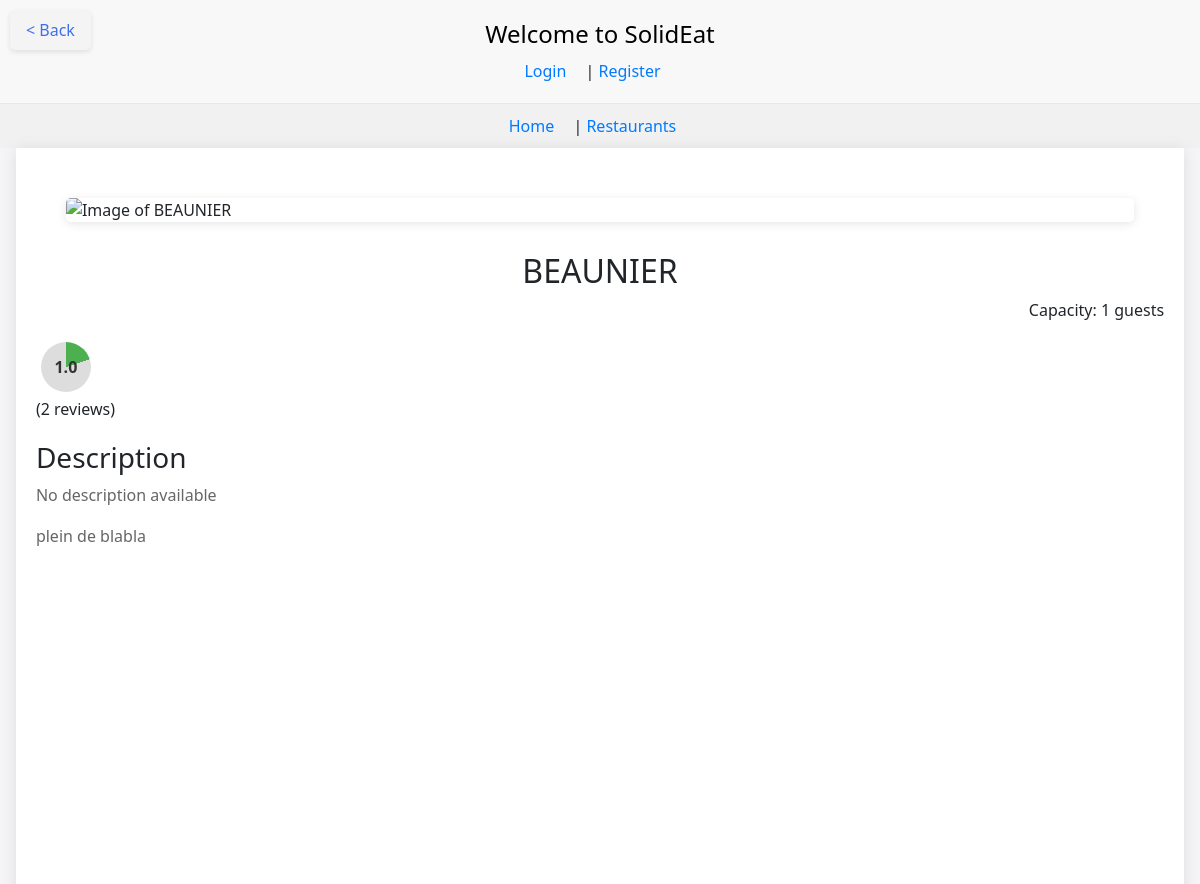
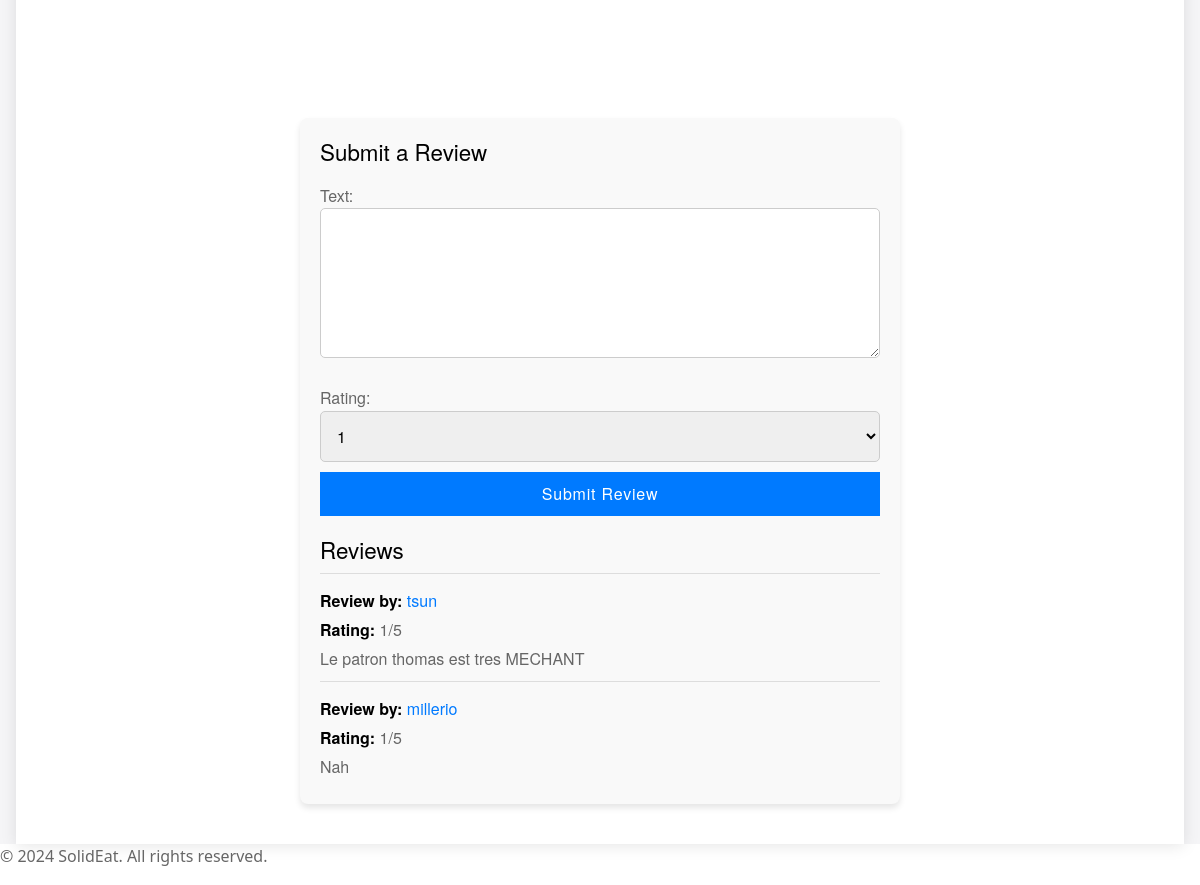
Page /booking/restaurant/1/ on the earlier database version (2 pictures, top to bottom).
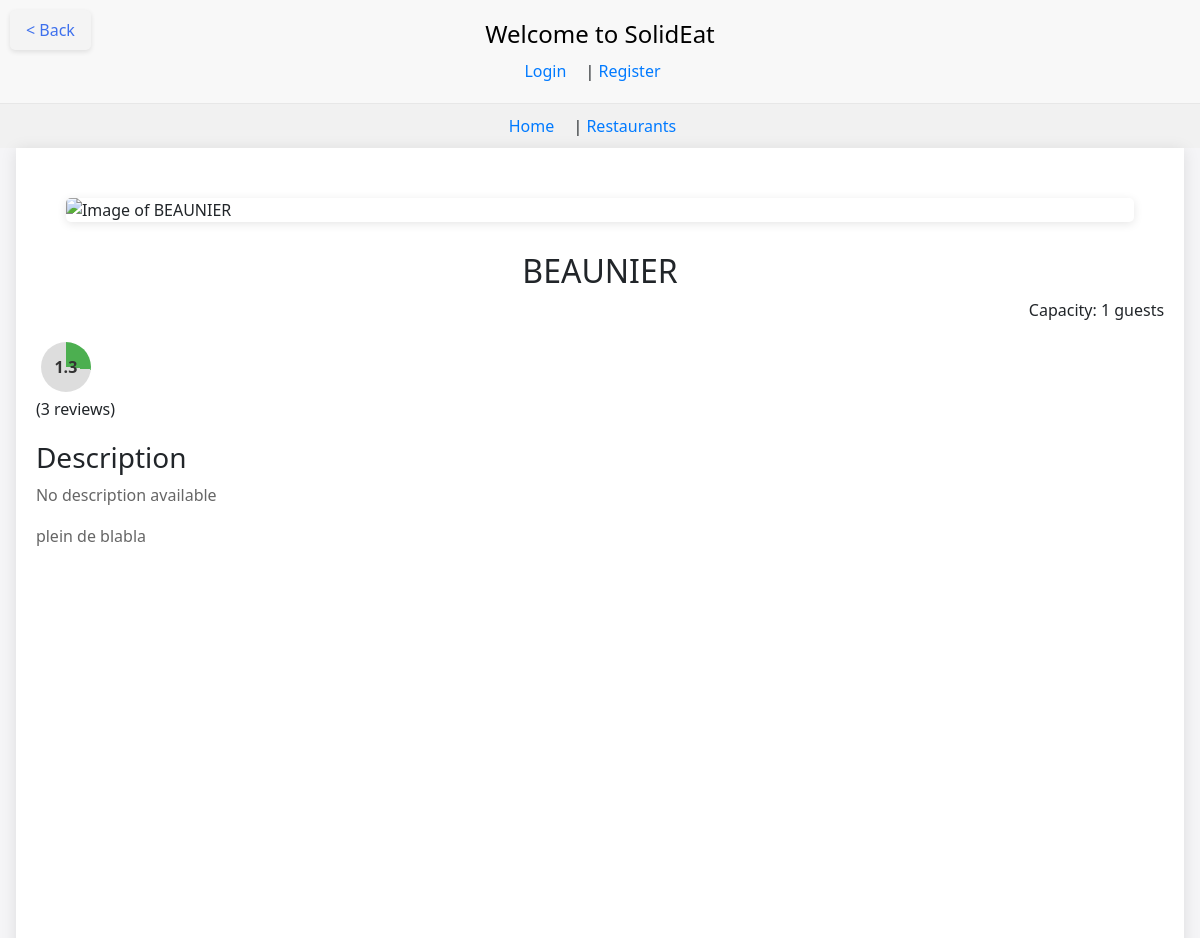
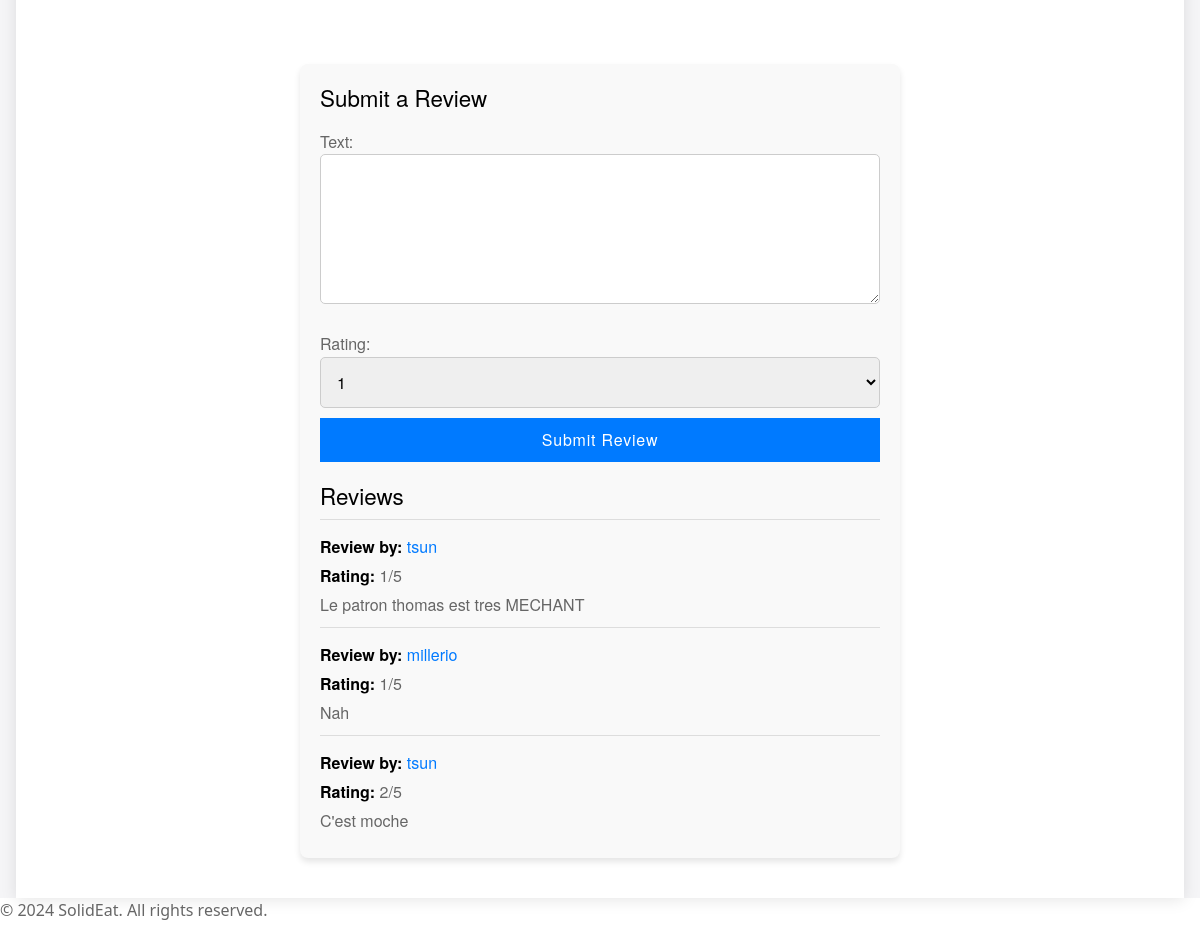
Same page on the later database version (2 pictures, top to bottom).
### booking/models.py (models this page shows, shortened)
class Review(models.Model):
    restaurant = models.ForeignKey(Restaurant, on_delete=models.CASCADE, related_name='reviews')
    user = models.ForeignKey(settings.AUTH_USER_MODEL, on_delete=models.CASCADE, related_name='user_reviews')
    text = models.TextField()
    rating = models.IntegerField(default=0, choices=[(i, str(i)) for i in range(1, 6)])  # Rating from 1 to 5
    date_posted = models.DateTimeField(auto_now_add=True)

class User(AbstractUser):
    is_manager = models.BooleanField(default=False)
    is_admin = models.BooleanField(default=False)

### booking/views.py (the view, shortened to what this page needs)
# urls.py: path('restaurant/<int:restaurant_id>/', views.restaurant_detail, name='restaurant_detail'),
def restaurant_detail(request, restaurant_id):
    restaurant = get_object_or_404(Restaurant, id=restaurant_id)
    reservation_form = ReservationForm()
    review_form = ReviewForm()
    average_rating_result = restaurant.reviews.aggregate(Avg('rating'))
    average_rating = average_rating_result['rating__avg']
    review_count = restaurant.reviews.count()
    if average_rating is not None:
        rating_percentage = (average_rating / 5) * 100  # Assuming 5 is the max rating
        average_rating = round(average_rating, 1)
    else:
        rating_percentage = 0
        average_rating = "No ratings"
    coordinates = restaurant.tt.split(', ') if restaurant.tt else (None, None)
    context = {
        'restaurant': restaurant,
        'reservation_form': reservation_form,
        'review_form': review_form,
        'coordinates': coordinates,
        'average_rating': average_rating,
        'rating_percentage': rating_percentage,
        'review_count': review_count,
    }
    return render(request, 'booking/restaurant_detail.html', context)

### booking/forms.py (shortened to what this page needs)
class ReservationForm(ModelForm):
    class Meta:
        model = Reservation
        fields = ['date', 'time', 'number_of_people', 'special_requests']
        widgets = {
            'date': DateInput(attrs={'type': 'date'}),
            'time': TimeInput(attrs={'type': 'time'}),
            'number_of_people': NumberInput(attrs={'min': 1, 'step': 1}),
            'special_requests': Textarea(attrs={'rows': 3}),
        }

class ReviewForm(ModelForm):
    class Meta:
        model = Review
        fields = ['text', 'rating']
        widgets = {
            'text': Textarea(attrs={'cols': 40, 'rows': 5}),
            'rating': Select(choices=[(i, str(i)) for i in range(1, 6)])
        }

### templates/booking/restaurant_detail.html (shortened to what this page needs)
{% extends 'base.html' %}
{% load static %}
{% block content %}
<a href="/booking/restaurants/" class="back-button">
     &lt; Back
</a>
<div class="restaurant-detail">
    <div class="gallery">
        <img src="https://source.unsplash.com/random/800x600/?restaurant" alt="Image of {{ restaurant.name }}">
    </div>
    <h2>{{ restaurant.name }}</h2>
    <div class="restaurant-meta">
        <span class="capacity">Capacity: {{ restaurant.capacity }} guests</span>
    </div>
    <div class="rating">
        {% if average_rating != "No ratings" %}
        <div class="circle-rating" style="background: conic-gradient(#4CAF50 {{ rating_percentage }}%, #ddd {{ rating_percentage }}%);">
            <div class="number">{{ average_rating }}</div>
        </div>
        <span>({{ review_count }} reviews)</span>
        {% else %}
        <span>{{ average_rating }}</span>
        {% endif %}
    </div>
    <div class="description">
        <h3>Description</h3>
        <p>{{ restaurant.description }}</p>
        <p> plein de blabla</p>
    </div>
    <div class="map-container">
        <div id="restaurant-map" data-location="{{ coordinates.0 }},{{ coordinates.1 }}"></div>
    </div>
    <div class="reviews" id="reviews">
        <h3>Submit a Review</h3>
        <form method="post" action="{% url 'restaurant_detail' restaurant.id %}">
            {{ review_form.as_p }}
            <button type="submit" name="submit_review">Submit Review</button>
        </form>
        <h3>Reviews</h3>
        {% for review in restaurant.reviews.all %}
        <div class="review">
            <p><strong>Review by:</strong> <a href="{% url 'user_profile_public' user_id=review.user.id %}">{{ review.user.username }}</a></p>
            <p><strong>Rating:</strong> {{ review.rating }}/5</p>
            <p>{{ review.text }}</p>
        </div>
        {% endfor %}
    </div>
</div>
{% endblock %}

Differences in the rows shown:
added Review: user.username "tsun", rating "2", text "C'est moche"
Other differences:
{{ average_rating }}: "1.0" → "1.3"
{{ review_count }}: "2" → "3"
